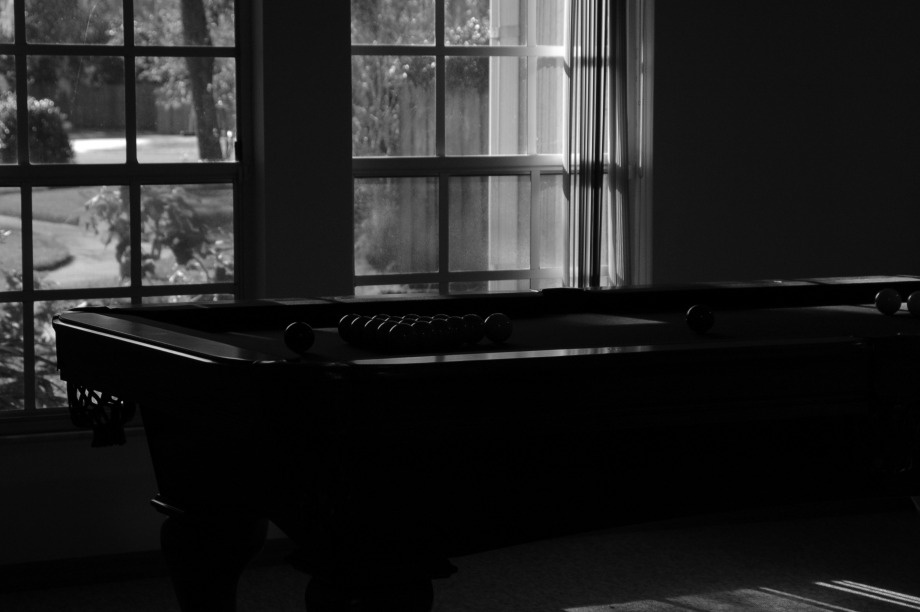
#> input picture OpenCV_ImgData/Champter4/img1.jpg, 920 x 612 px
$ python '4.1灰度直方图.py' ../OpenCV_ImgData/Champter4/img1.jpg
#> lines starting #> are read from the running program, lines starting #| are printed output that depends on the picture
# -*- coding: utf-8 -*-
# @Time : 2020/2/1 11:34
# @Author : Yanpeng Gong
# @Site :
# @File : 4.1灰度直方图.py
# @Software: PyCharm
import sys

import cv2
import numpy as np
import matplotlib.pyplot as plt


# ----------------------------------------------------------------------------------------------------------------------
def calcGrayHist(image):
    # 灰度图像矩阵的高、宽
    rows, cols = image.shape
    # 存储灰度直方图
    grayHist = np.zeros([256], np.float64)
    for r in range(rows):
        for c in range(cols):
            grayHist[image[r][c]] += 1
    return grayHist


if __name__ == '__main__':
    if len(sys.argv) > 1:
        image = cv2.imread(sys.argv[1], cv2.IMREAD_GRAYSCALE)
#> image is the input picture: shape (612, 920); min 0, max 255, mean 35.3
    else:
        print("Usage: python histgram.py imageFile")

    # 计算灰度直方图
    grayHist = calcGrayHist(image)
#> grayHist = 256 values, max 103535 at index 1, min 20 at index 243, mean 2199.4
    # 画出灰度直方图
    x_range = range(256)
    plt.plot(x_range, grayHist, 'r', linewidth=2, c="black")
    # 设置坐标轴的范围
    y_maxValue = np.max(grayHist)
#> y_maxValue = 103535
    plt.axis([0, 255, 0, y_maxValue])
    # 设置坐标轴的标签
    plt.xlabel("gray Level")
    plt.ylabel("number of pixels")
    # 显示灰度直方图
    plt.show()
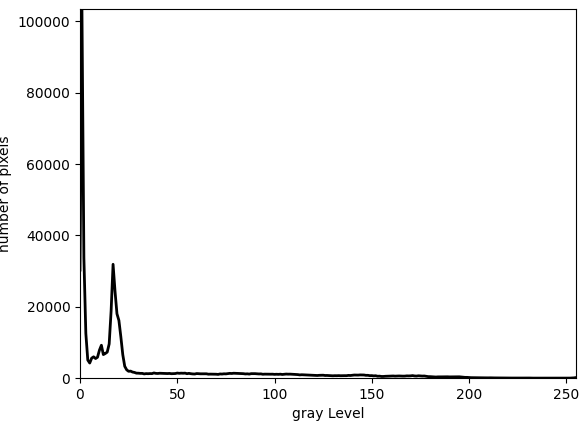
#> figure drawn by matplotlib, 1 panel; curve peaks at x = 1, y = 103535

# 运行
# python 4.1灰度直方图.py  ../OpenCV_ImgData/Champter4/img1.jpg

# ----------------------------------------------------------------------------------------------------------------------
# matplotlib自身提供的灰度直方图函数hist
if __name__ == '__main__':
    if len(sys.argv) > 1:
        image = cv2.imread(sys.argv[1], cv2.IMREAD_GRAYSCALE)
    else:
        print("Usage: python histogram.py imageFile")

    # 得到图像矩阵的高、宽
    rows, cols = image.shape
#> rows = 612; cols = 920
    # 将二维的图像矩阵，变为依偎的数组，便于计算灰度直方图
    pixelSequence = image.reshape([rows * cols, ])
    # 组数
    numberBins = 256
    # 计算灰度直方图
    histogram, bins, patch = plt.hist(pixelSequence, numberBins, facecolor="black", histtype="bar")
#> histogram has the same summary as grayHist; bins = 257 values from 0 to 255; patch = 256 items

    # 设置坐标轴的标签
    plt.xlabel(u"gray Level")
    plt.ylabel(u"number of pixels")
    # 设置坐标轴的范围
    y_maxValue = np.max(histogram)
    plt.axis([0, 255, 0, y_maxValue])
    plt.show()
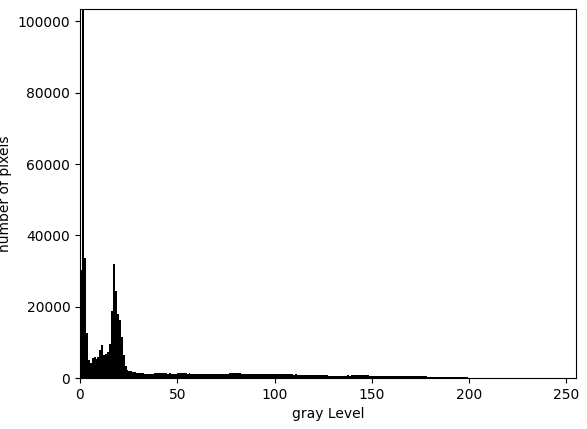
#> figure drawn by matplotlib, 1 panel; tallest bar 103535 high, from x = 0.996 to 1.99

# 运行
# python 4.1灰度直方图.py  ../OpenCV_ImgData/Champter4/img1.jpg

# ----------------------------------------------------------------------------------------------------------------------
# ----------------------------------------------------------------------------------------------------------------------
# ----------------------------------------------------------------------------------------------------------------------

$ run again, with OpenCV_ImgData/Champter4/img2.jpg copied over OpenCV_ImgData/Champter4/img1.jpg
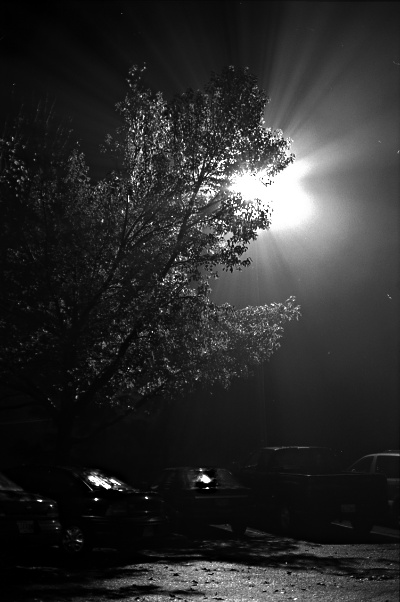
#> input picture OpenCV_ImgData/Champter4/img2.jpg, 400 x 602 px
#> image is the input picture: shape (602, 400); min 0, max 255, mean 43.5
#> `grayHist = calcGrayHist(image)`: grayHist = 256 values, max 6892 at index 10, min 26 at index 228, mean 940.6
#> y_maxValue = 6892
#> `plt.show()`:
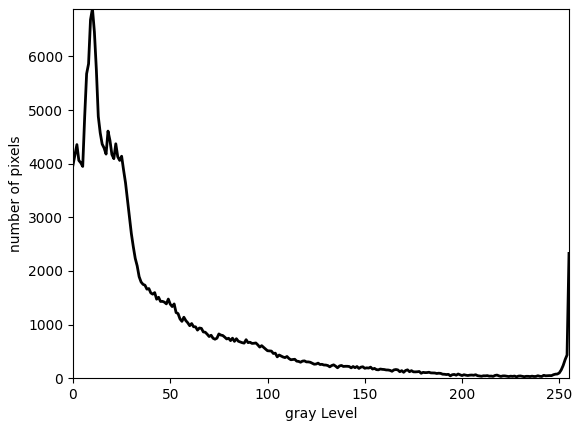
#> figure drawn by matplotlib, 1 panel; curve peaks at x = 10, y = 6892
#> histogram has the same summary as grayHist; bins = 257 values from 0 to 255; patch = 256 items
#> `plt.show()`:
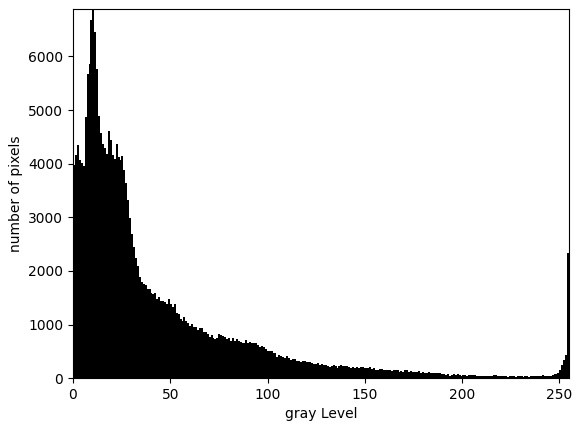
#> figure drawn by matplotlib, 1 panel; tallest bar 6892 high, from x = 9.96 to 10.96

$ run again, with OpenCV_ImgData/Champter4/img3.jpg copied over OpenCV_ImgData/Champter4/img1.jpg
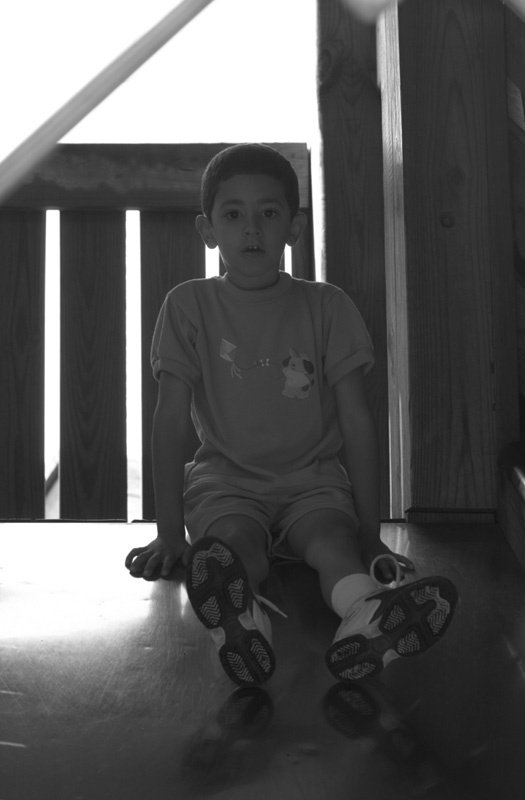
#> input picture OpenCV_ImgData/Champter4/img3.jpg, 525 x 800 px
#> image is the input picture: shape (800, 525); min 16, max 255, mean 89
#> `grayHist = calcGrayHist(image)`: grayHist = 256 values, max 55342 at index 255, min 0 at index 0, mean 1640.6
#> y_maxValue = 55342
#> `plt.show()`:
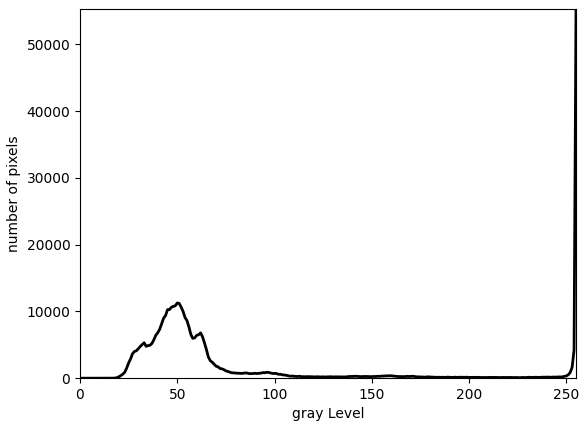
#> figure drawn by matplotlib, 1 panel; curve peaks at x = 255, y = 55342
#> histogram = 256 values, max 55342 at index 255, min 0 at index 15, mean 1640.6; bins = 257 values from 16 to 255; patch = 256 items
#> `plt.show()`:
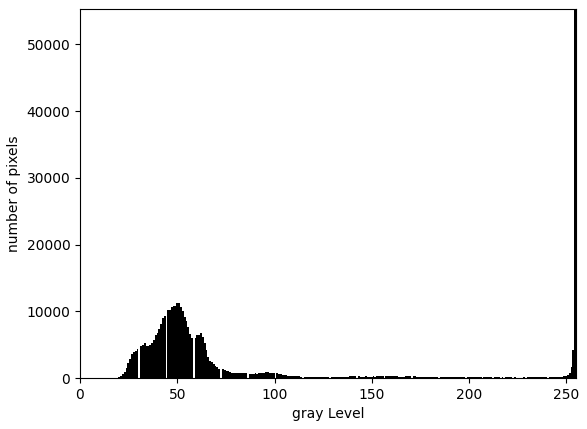
#> figure drawn by matplotlib, 1 panel; tallest bar 55342 high, from x = 254.1 to 255

$ run again, with OpenCV_ImgData/Champter4/img4.jpg copied over OpenCV_ImgData/Champter4/img1.jpg
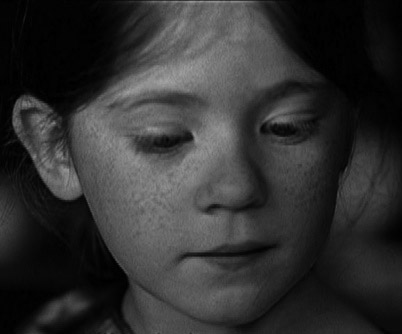
#> input picture OpenCV_ImgData/Champter4/img4.jpg, 402 x 334 px
#> image is the input picture: shape (334, 402); min 0, max 165, mean 49
#> `grayHist = calcGrayHist(image)`: grayHist = 256 values, max 7333 at index 3, min 0 at index 163, mean 524.5
#> y_maxValue = 7333
#> `plt.show()`:
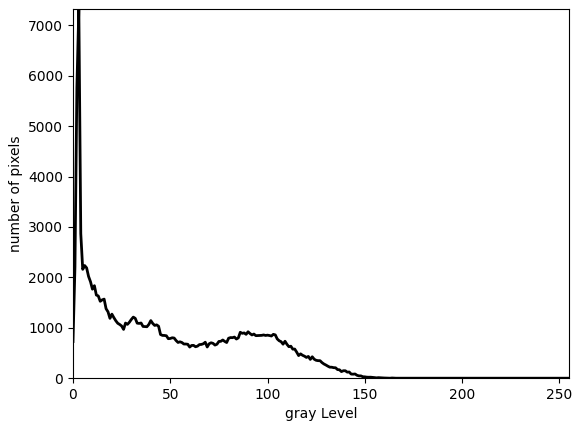
#> figure drawn by matplotlib, 1 panel; curve peaks at x = 3, y = 7333
#> histogram = 256 values, max 7333 at index 4, min 0 at index 2, mean 524.5; bins = 257 values from 0 to 165; patch = 256 items
#> `plt.show()`:
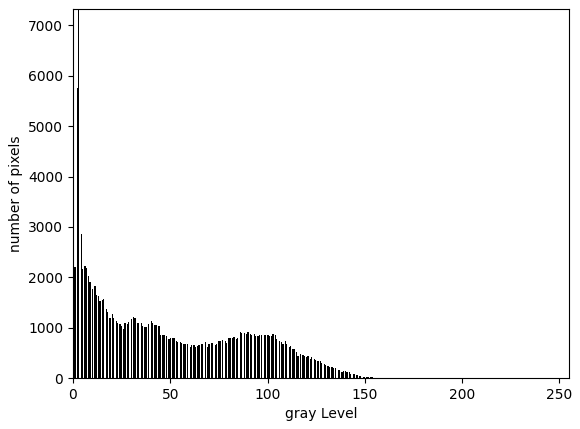
#> figure drawn by matplotlib, 1 panel; tallest bar 7333 high, from x = 2.58 to 3.22
